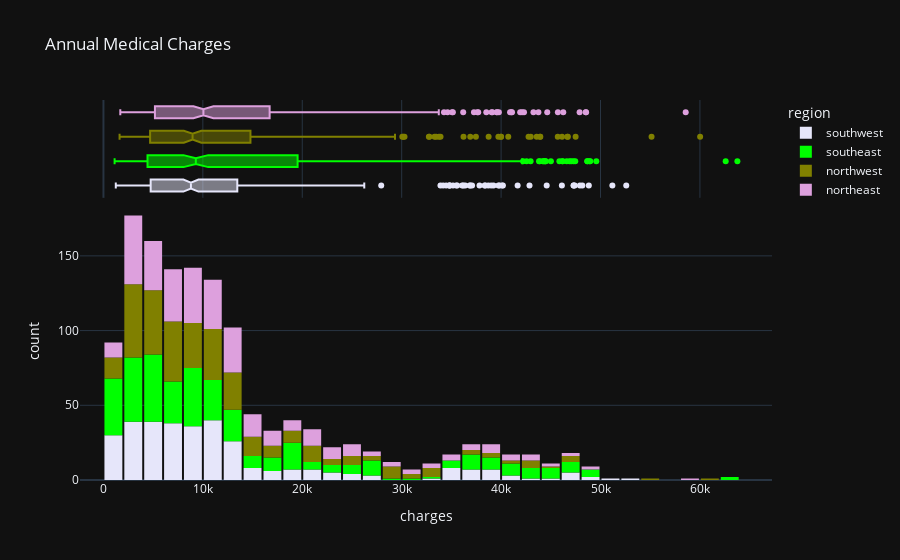

Notebook code for this chart:
### Markdown cell above
### Charges in connection with region

### Code cell
fig = px.histogram(medical_df,
                   x='charges',
                   marginal='box',
                   color='region',
                   color_discrete_sequence=['lavender', 'lime', 'olive', 'plum'],
                   title='Annual Medical Charges')
fig.update_layout(bargap = 0.1)
fig.show()

### Figure 1 — Plotly figure (JSON) as saved in the notebook; plotly's stock layout.template omitted (floating-point values rounded to 4 significant figures; data arrays with more than 128 entries replaced by an {"elided": "..."} marker saying what was removed)
{"data": [{"alignmentgroup": "True", "bingroup": "x", "hovertemplate": "region=southwest<br>charges=%{x}<br>count=%{y}<extra></extra>", "legendgroup": "southwest", "marker": {"color": "lavender", "pattern": {"shape": ""}}, "name": "southwest", "offsetgroup": "southwest", "orientation": "v", "showlegend": true, "x": {"elided": "325 float values"}, "xaxis": "x", "yaxis": "y", "type": "histogram"}, {"alignmentgroup": "True", "hovertemplate": "region=southwest<br>charges=%{x}<extra></extra>", "legendgroup": "southwest", "marker": {"color": "lavender"}, "name": "southwest", "notched": true, "offsetgroup": "southwest", "showlegend": false, "x": {"elided": "325 float values"}, "xaxis": "x2", "yaxis": "y2", "type": "box"}, {"alignmentgroup": "True", "bingroup": "x", "hovertemplate": "region=southeast<br>charges=%{x}<br>count=%{y}<extra></extra>", "legendgroup": "southeast", "marker": {"color": "lime", "pattern": {"shape": ""}}, "name": "southeast", "offsetgroup": "southeast", "orientation": "v", "showlegend": true, "x": {"elided": "364 float values"}, "xaxis": "x", "yaxis": "y", "type": "histogram"}, {"alignmentgroup": "True", "hovertemplate": "region=southeast<br>charges=%{x}<extra></extra>", "legendgroup": "southeast", "marker": {"color": "lime"}, "name": "southeast", "notched": true, "offsetgroup": "southeast", "showlegend": false, "x": {"elided": "364 float values"}, "xaxis": "x2", "yaxis": "y2", "type": "box"}, {"alignmentgroup": "True", "bingroup": "x", "hovertemplate": "region=northwest<br>charges=%{x}<br>count=%{y}<extra></extra>", "legendgroup": "northwest", "marker": {"color": "olive", "pattern": {"shape": ""}}, "name": "northwest", "offsetgroup": "northwest", "orientation": "v", "showlegend": true, "x": {"elided": "325 float values"}, "xaxis": "x", "yaxis": "y", "type": "histogram"}, {"alignmentgroup": "True", "hovertemplate": "region=northwest<br>charges=%{x}<extra></extra>", "legendgroup": "northwest", "marker": {"color": "olive"}, "name": "northwest", "notched": true, "offsetgroup": "northwest", "showlegend": false, "x": {"elided": "325 float values"}, "xaxis": "x2", "yaxis": "y2", "type": "box"}, {"alignmentgroup": "True", "bingroup": "x", "hovertemplate": "region=northeast<br>charges=%{x}<br>count=%{y}<extra></extra>", "legendgroup": "northeast", "marker": {"color": "plum", "pattern": {"shape": ""}}, "name": "northeast", "offsetgroup": "northeast", "orientation": "v", "showlegend": true, "x": {"elided": "324 float values"}, "xaxis": "x", "yaxis": "y", "type": "histogram"}, {"alignmentgroup": "True", "hovertemplate": "region=northeast<br>charges=%{x}<extra></extra>", "legendgroup": "northeast", "marker": {"color": "plum"}, "name": "northeast", "notched": true, "offsetgroup": "northeast", "showlegend": false, "x": {"elided": "324 float values"}, "xaxis": "x2", "yaxis": "y2", "type": "box"}], "layout": {"xaxis": {"anchor": "y", "domain": [0.0, 1.0], "title": {"text": "charges"}}, "yaxis": {"anchor": "x", "domain": [0.0, 0.7326], "title": {"text": "count"}}, "xaxis2": {"anchor": "y2", "domain": [0.0, 1.0], "matches": "x", "showticklabels": false, "showgrid": true}, "yaxis2": {"anchor": "x2", "domain": [0.7426, 1.0], "matches": "y2", "showticklabels": false, "showline": false, "ticks": "", "showgrid": false}, "legend": {"title": {"text": "region"}, "tracegroupgap": 0}, "title": {"text": "Annual Medical Charges"}, "barmode": "relative", "bargap": 0.1}}
